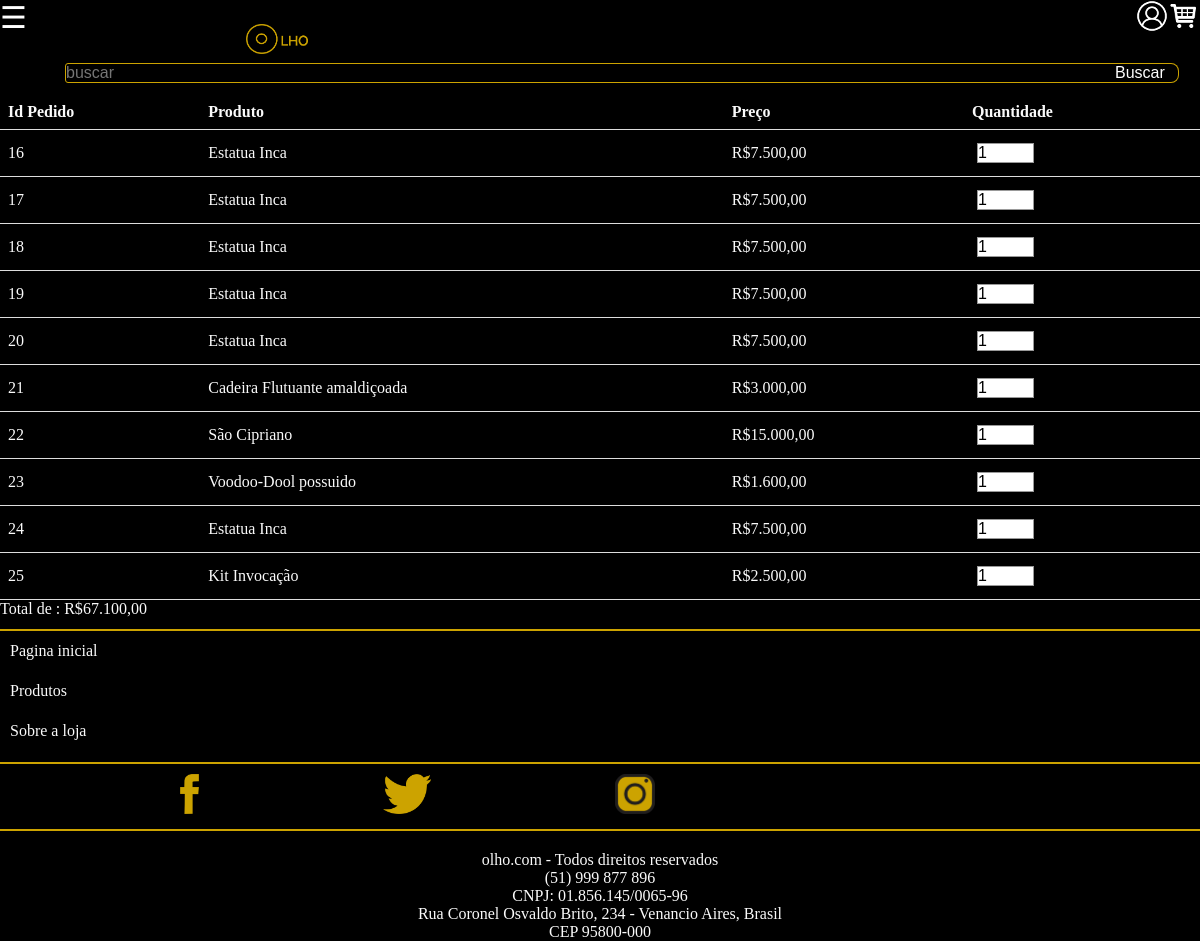
The page /carrinho.php (signed in) on the database its author committed.
### tables this page shows
CREATE TABLE `pedido` (
  `id` int(11) NOT NULL,
  `id_usuario` int(11) NOT NULL,
  `data` datetime NOT NULL DEFAULT CURRENT_TIMESTAMP
);

CREATE TABLE `pedido_item` (
  `id` int(11) NOT NULL,
  `id_pedido` int(11) NOT NULL,
  `id_produto` int(11) NOT NULL,
  `quantidade` int(11) NOT NULL
);

CREATE TABLE `produto` (
  `id` int(11) NOT NULL,
  `nome` varchar(255) NOT NULL,
  `descricao` varchar(255) NOT NULL,
  `preco` float NOT NULL,
  `quantidade` int(11) NOT NULL
);

### carrinho.php (the view, shortened to what this page needs)
<?php
	include "includes/conexao.php";
 $R = 0;
	$sql = "SELECT *, PROD.nome as produto_nome FROM pedido AS P
	INNER JOIN pedido_item as PI on P.id = PI.id_pedido
	INNER JOIN produto as PROD on PI.id_produto = PROD.id
	INNER JOIN usuario AS U on U.id = P.id_usuario
	WHERE U.id = {$_SESSION['loginCliente']['id']}";
	$resultado = mysqli_query($conexao,$sql);
 ?>
<!DOCTYPE html>
<html>
<head>
	<link rel="stylesheet" type="text/css" href="style.css">
</head>
<body>
 <div id="container">
 	<div id="cabecalho">
			<div id="cabecalhoL1">
				<div id="menu">
                    <label for="chkmenu" class="iconeMenu"> &#9776;</label>
                </div>
				<div id="logo"><a href="index.php"><img src="img/logo.png"></a></div>
				<?php
					if (isset($_SESSION['loginCliente']) && $_SESSION['loginCliente']) {
						echo '<div id="usuario"><a href="cadastro.php?id=2"><img src="img/user.png"></a></div>';
					}else{
						echo '<div id="usuario"><a href="cadastro.php?id=2"><img src="img/user.png"></a></div>';
					}
					if (isset($_SESSION['loginCliente']) && $_SESSION['loginCliente']) {
						echo '<div id="carrinho"><a href="carrinho.php"><img src="img/carrinho.png"></a></div>';
					}else{
						echo "";
					}
				 ?>
			</div>
			<form action="index.php" method="GET">
				<div id="cabecalhoL2">
					<div id="cabecalhoL2interno">
						<div id="divTxtBuscar">
							<input type="text" name="buscar" size="40" placeholder="buscar" onfocus="placeholder=''">
						</div>
						<div id="divBtnbuscar">
							<input type="submit" name="Btnbuscar" value="Buscar   "><label for="Btnbuscar"></label>
						</div>
					</div>
				</div>
			</form>
		</div>
 		<div class="pedidos">
 			<h1>Carrinho</h1>
 			<form action="carrinho.php" method="POST">
 			<table border="0" width="100%">
 				<tr>
 					<BR><BR><br><br>
 					<th>Id Pedido</th>
 					<th>Produto</th>
 					<th>Preço</th>
 					<th>Quantidade</th>
 				</tr>
 				<?php   while ($dados = mysqli_fetch_array($resultado)) {
 					if($dados['quantidade'] > 0){
 					echo "<tr>";
 					echo "<td>".$dados['id_pedido']."</td>";
 					echo "<td>".utf8_encode($dados['produto_nome'])."</td>";
 					echo "<td> R$".number_format($dados['preco'],2,',','.')."</td>";
 					echo "<td> <input type='number' id='tentacles' name='quantidade' value = 1
       min='0' max='10'>";
 					echo"</td>";
  					echo "</tr>";
 					$R = $dados['preco'] + $R;
 				}
 			}
 				?>
 			</table>
 			<?php echo "<div class = 'total'> Total de : R$".number_format($R,2,',','.')."</div>"; ?>
 		</form>
 		</div>
 		<div class="rodape">
			<div id="l1"></div>
			<p class="mapa"><a href="index.php">Pagina inicial</a> </p>
			<p class="mapa"><a href="index.php">Produtos</a></p>
			<p class="mapa"><a href="loja.php">Sobre a loja</a> </p>
			<div id="l1"></div>
			<a href="#"><img src="img/Facebook.png" name="media"></a>
			<a href="#"><img src="img/TT.png" name="media"></a>
			<a href="#"><img src="img/ins.png" name="media"></a>
			<div id="l1"></div>
			<p class="infos">
			<center>olho.com  - Todos direitos reservados<br>
				(51) 999 877 896<br>
				CNPJ: 01.856.145/0065-96<br>
				Rua Coronel Osvaldo Brito, 234 - Venancio Aires, Brasil <br>
				CEP 95800-000
			</p>
		</div>
 </div>
</body>
</html>

### style.css (style rules this page uses)
* { padding: 0; margin: 0; }
#cabecalho { width: 100%; height: 73px; display: flex; background-color: rgb(0 , 0 ,0); flex-direction: column; position: fixed; }
#cabecalhoL1 { width: 100%; display: flex; align-items: stretch; }
#logo { width: 100%; padding-left: 13%; padding-top: 2%; }
#logo img { height: 30px; }
#menu { color: rgb(204,163,0); font-size: 24px; }
#cabecalhoL2 { width: 100%; display: flex; align-items: stretch; height: 20px; }
#cabecalhoL2interno { width: 100%; background-color: rgb(0, 0, 0); display: flex; align-items: stretch; }
#divTxtBuscar { width: 100%; padding-left: 5%; }
input[name="buscar"] { width: 100%; outline: none; background-color: rgb(0,0,0); border-color: rgb(204,163,0); border-bottom-left-radius: 3px; border-top-left-radius: 3px; color: rgb(255,255,255); }
input[name="Btnbuscar"] { border-bottom-right-radius: 8px; border-top-right-radius: 8px; color: rgb(255,255,255); background-color: rgb(0,0,0); border-left: none; border-color: rgb(204,163,0); }
#logo { width: 100%; }
#menu { color: white; font-size: 24px; }
label { cursor: pointer; }
#l1 { width: 100%; height: 2px; background-color: rgb(204, 163, 0); margin-top: 11px; }
img[name="media"] { height: 40px; display: inline-flex; margin-left: 15%; margin-top: 10px; }
.mapa { line-height: 40px; padding-left: 10px; }
.mapa a { color: rgb(250,250,250); }
.infos { padding-top: 10PX; line-height: 10%; padding-bottom: 10PX; }
body { font-family: Verdana; background-color: rgb(0,0,0); color: rgb(250,250,250); }
table { border-collapse: collapse; width: 100%; }
th, td { padding: 8px; text-align: left; border-bottom: 1px solid #ddd; }
label { width:90px;float: left; }
input, textarea { font: 1em sans-serif; margin: 5px; border: 1px solid #999; display: block; }
a { text-decoration: none; color: rgb(204,163,0); }
h1 { color:rgb(204,163,0); font-size: 20px; }
.iconeMenu { font-size: 30px; color: white; cursor: pointer; }

### rows shown on the page
pedido: pedido_item.id_pedido "16", produto.nome "Estatua Inca", produto.preco "7.500,00"
pedido: pedido_item.id_pedido "17", produto.nome "Estatua Inca", produto.preco "7.500,00"
pedido: pedido_item.id_pedido "18", produto.nome "Estatua Inca", produto.preco "7.500,00"
pedido: pedido_item.id_pedido "19", produto.nome "Estatua Inca", produto.preco "7.500,00"
pedido: pedido_item.id_pedido "20", produto.nome "Estatua Inca", produto.preco "7.500,00"
pedido: pedido_item.id_pedido "21", produto.nome "Cadeira Flutuante amaldiçoada", produto.preco "3.000,00"
pedido: pedido_item.id_pedido "22", produto.nome "São Cipriano", produto.preco "15.000,00"
pedido: pedido_item.id_pedido "23", produto.nome "Voodoo-Dool possuido", produto.preco "1.600,00"
pedido: pedido_item.id_pedido "24", produto.nome "Estatua Inca", produto.preco "7.500,00"
pedido: pedido_item.id_pedido "25", produto.nome "Kit Invocação", produto.preco "2.500,00"

### other values the page prints
$R "67.100,00"
